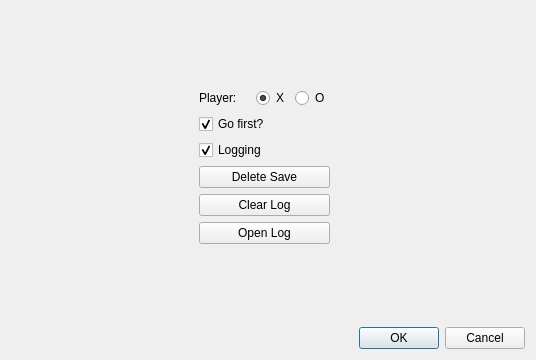
<?xml version="1.0" encoding="UTF-8"?>
<ui version="4.0">
 <class>Dialog</class>
 <widget class="QDialog" name="Dialog">
  <property name="geometry">
   <rect>
    <x>0</x>
    <y>0</y>
    <width>536</width>
    <height>360</height>
   </rect>
  </property>
  <property name="windowTitle">
   <string>Settings</string>
  </property>
  <layout class="QGridLayout" name="gridLayout">
   <item row="0" column="1">
    <spacer name="verticalSpacer">
     <property name="orientation">
      <enum>Qt::Vertical</enum>
     </property>
     <property name="sizeHint" stdset="0">
      <size>
       <width>20</width>
       <height>136</height>
      </size>
     </property>
    </spacer>
   </item>
   <item row="1" column="0">
    <spacer name="horizontalSpacer">
     <property name="orientation">
      <enum>Qt::Horizontal</enum>
     </property>
     <property name="sizeHint" stdset="0">
      <size>
       <width>189</width>
       <height>20</height>
      </size>
     </property>
    </spacer>
   </item>
   <item row="1" column="1">
    <layout class="QVBoxLayout" name="verticalLayout_2">
     <item>
      <layout class="QVBoxLayout" name="verticalLayout">
       <item>
        <layout class="QHBoxLayout" name="horizontalLayout">
         <item>
          <widget class="QLabel" name="label">
           <property name="text">
            <string>Player:    </string>
           </property>
          </widget>
         </item>
         <item>
          <widget class="QRadioButton" name="xRadio">
           <property name="text">
            <string>X</string>
           </property>
           <property name="checked">
            <bool>true</bool>
           </property>
          </widget>
         </item>
         <item>
          <widget class="QRadioButton" name="oRadio">
           <property name="text">
            <string>O</string>
           </property>
          </widget>
         </item>
        </layout>
       </item>
      </layout>
     </item>
     <item>
      <widget class="QCheckBox" name="goFirstCheck">
       <property name="text">
        <string>Go first?</string>
       </property>
       <property name="checked">
        <bool>true</bool>
       </property>
      </widget>
     </item>
     <item>
      <widget class="QCheckBox" name="loggingCheck">
       <property name="text">
        <string>Logging</string>
       </property>
       <property name="checked">
        <bool>true</bool>
       </property>
      </widget>
     </item>
     <item>
      <widget class="QPushButton" name="deleteSaveBtn">
       <property name="text">
        <string>Delete Save</string>
       </property>
      </widget>
     </item>
     <item>
      <widget class="QPushButton" name="clearLog">
       <property name="text">
        <string>Clear Log</string>
       </property>
      </widget>
     </item>
     <item>
      <widget class="QPushButton" name="openLog">
       <property name="text">
        <string>Open Log</string>
       </property>
      </widget>
     </item>
    </layout>
   </item>
   <item row="1" column="2">
    <spacer name="horizontalSpacer_2">
     <property name="orientation">
      <enum>Qt::Horizontal</enum>
     </property>
     <property name="sizeHint" stdset="0">
      <size>
       <width>189</width>
       <height>20</height>
      </size>
     </property>
    </spacer>
   </item>
   <item row="2" column="1">
    <spacer name="verticalSpacer_2">
     <property name="orientation">
      <enum>Qt::Vertical</enum>
     </property>
     <property name="sizeHint" stdset="0">
      <size>
       <width>20</width>
       <height>136</height>
      </size>
     </property>
    </spacer>
   </item>
   <item row="4" column="1" colspan="2">
    <widget class="QDialogButtonBox" name="buttonBox">
     <property name="orientation">
      <enum>Qt::Horizontal</enum>
     </property>
     <property name="standardButtons">
      <set>QDialogButtonBox::Cancel|QDialogButtonBox::Ok</set>
     </property>
    </widget>
   </item>
  </layout>
  <zorder>buttonBox</zorder>
  <zorder>horizontalSpacer</zorder>
  <zorder>horizontalSpacer_2</zorder>
  <zorder>verticalSpacer</zorder>
  <zorder>verticalSpacer_2</zorder>
  <zorder></zorder>
 </widget>
 <resources/>
 <connections>
  <connection>
   <sender>buttonBox</sender>
   <signal>accepted()</signal>
   <receiver>Dialog</receiver>
   <slot>accept()</slot>
   <hints>
    <hint type="sourcelabel">
     <x>248</x>
     <y>254</y>
    </hint>
    <hint type="destinationlabel">
     <x>157</x>
     <y>274</y>
    </hint>
   </hints>
  </connection>
  <connection>
   <sender>buttonBox</sender>
   <signal>rejected()</signal>
   <receiver>Dialog</receiver>
   <slot>reject()</slot>
   <hints>
    <hint type="sourcelabel">
     <x>316</x>
     <y>260</y>
    </hint>
    <hint type="destinationlabel">
     <x>286</x>
     <y>274</y>
    </hint>
   </hints>
  </connection>
 </connections>
</ui>
